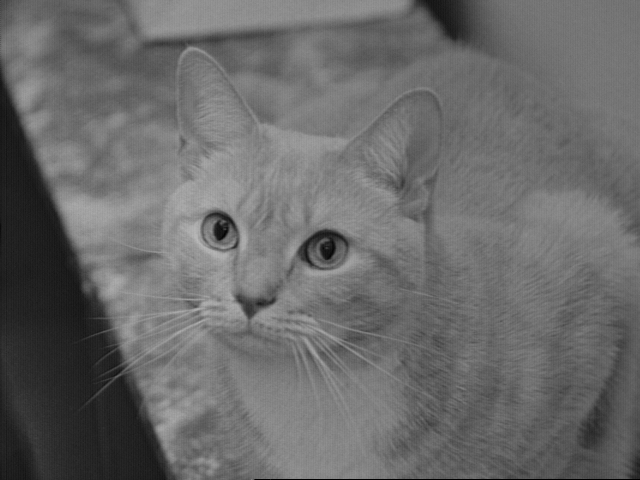
//> input picture Homework6/Cpp_code/images/cat.png, 640 x 480 px
$ ./Gaussian_filter_and_inverse_filter ../images/cat.png   (built with g++ and OpenCV 4)
//> lines starting //> are read from the running program, lines starting //| are printed output that depends on the picture
/** @file       Gaussian_filter_and_inverse_filter.cpp
 *  @author     Jack Zhang
 *  @version    1.0
 *  @date       05/18/2021
 *  @brief      Applay Gaussian filter and do the inverse filtering
 *  @details    Apply a 31x31 Gaussian filter to the input image, then use the inverse filtering method
 *  			to restore the image
 *  @note
 */
#include <iostream>
#include <opencv2/core.hpp>
#include <opencv2/highgui.hpp>
#include <opencv2/imgproc.hpp>

inline cv::Vec2f complexDivision(const cv::Vec2f &num1, const cv::Vec2f &num2);
cv::Mat getGaussianKernel(int rows, int cols, double sigma);
cv::Mat discreteFourierTrans(const cv::Mat &mat);
cv::Mat getDFTMagnitudeCentered(const cv::Mat &dftMat);
cv::Mat complexImagesDivision(const cv::Mat &image1, const cv::Mat &image2);

int main(int argc, char **argv)
{
	cv::String keys = "{@input | ../images/triangle.png | input image path}";
	cv::CommandLineParser parser(argc, argv, keys);
	cv::Mat imageSrc = cv::imread(parser.get<cv::String>("@input"), cv::IMREAD_GRAYSCALE);
//> imageSrc is the input picture: 480 rows x 640 cols, CV_8UC1; min 0, max 186, mean 105.8
	if (imageSrc.empty())
	{
		std::cerr << "Error: cannot load image " << parser.get<cv::String>("@input");
		exit(EXIT_FAILURE);
	}

	cv::Mat gaussianKernel = getGaussianKernel(31, 31, 7);
	// std::cout << "Gaussian kernel: \n" << gaussianKernel << std::endl;

	cv::Mat imageDegraded;
	cv::filter2D(imageSrc, imageDegraded, imageSrc.depth(), gaussianKernel, cv::Point(-1, -1), 0, cv::BORDER_REPLICATE);
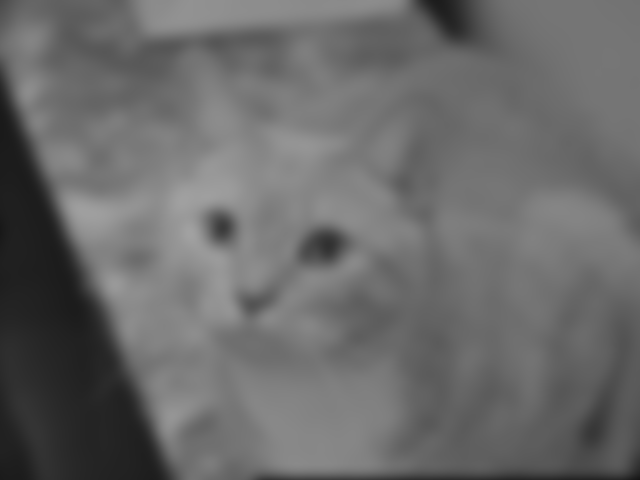
//> imageDegraded: 480 rows x 640 cols, CV_8UC1; min 21, max 161, mean 105.5
	// cv::GaussianBlur(imageSrc, imageDegraded, cv::Size(31, 31), 7, 7, cv::BORDER_REPLICATE);

	cv::Mat ftDegraded = discreteFourierTrans(imageDegraded);
//> in discreteFourierTrans, `cv::Mat planes[2] = {cv::Mat_<float>(padded), cv::Mat::zeros(padded.si..`: planes[1]: 480 rows x 640 cols, CV_32FC1; every value is 0
	cv::Mat ftGaussian = discreteFourierTrans(gaussianKernel);
//> in discreteFourierTrans (call 2), `cv::copyMakeBorder(mat, padded, 0, m - mat.rows, 0, n - mat.cols, cv::..`:
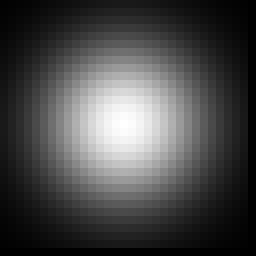
//> padded: 32 rows x 32 cols, CV_32FC1 (shown 8 times larger); min 0, max 0.00343, mean 0.000977; drawn with min black and max white
//> in discreteFourierTrans (call 2), `cv::Mat planes[2] = {cv::Mat_<float>(padded), cv::Mat::zeros(padded.si..`: planes[1]: 32 rows x 32 cols, CV_32FC1; every value is 0
	// TODO: align the size of two matrices

	//	cv::Mat ftImage = complexImagesDivision(ftDegraded, ftGaussian);
	//
	//	cv::Mat imageRestored;
	//	cv::dft(ftImage, imageRestored, cv::DFT_INVERSE, cv::DFT_REAL_OUTPUT);
	//
	cv::Mat planes[2];
	cv::split(ftDegraded, planes);
//> planes[1]: 480 rows x 640 cols, CV_32FC1
	cv::magnitude(planes[0], planes[1], planes[0]);
	cv::Mat mag = planes[0];
	mag += cv::Scalar::all(1);
	cv::log(mag, mag);
	cv::normalize(mag, mag, 0, 1, CV_MINMAX);
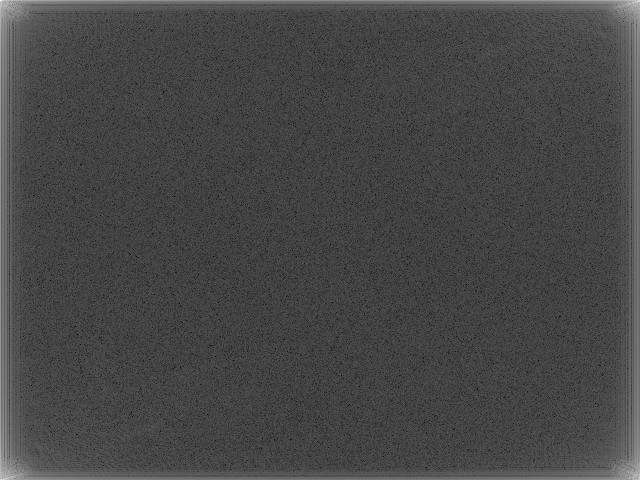
//> mag: 480 rows x 640 cols, CV_32FC1; min 0, max 1, mean 0.279
	cv::imshow("magnitude", mag);
	// cv::imshow("degraded image", imageDegraded);
	cv::waitKey(0);

	return 0;
}

/**
 * complex number division
 * @param num1 cv::Vec2f: input complex number 1, 1st element real part, 2nd element imaginary part
 * @param num2 cv::Vec2f: input complex number 1, 1st element real part, 2nd element imaginary part
 * @return	cv::Vec2f: input complex number 1, 1st element real part, 2nd element imaginary part
 */
inline cv::Vec2f complexDivision(const cv::Vec2f &num1, const cv::Vec2f &num2)
{
	float a = num1(0), b = num1(1), c = num2(0), d = num2(1);
	float realPart = (a * c + b * d) / (c * c + d * d);
	float imgPart = (b * c - a * d) / (c * c + d * d);
	return cv::Vec2f(realPart, imgPart);
}

/**
 * Generate Gaussian kernel
 * @details		kernel(x, y) = A * exp(-(x^2 + y^2) / (2*sigma^2))
 * @param rows	int: number of rows
 * @param cols	int: number of columns
 * @return		cv::Mat: Gaussian kernel
 */
cv::Mat getGaussianKernel(int rows, int cols, double sigma)
{
	CV_Assert(rows % 2 && cols % 2); // kernel size should be odd number
	int halfRow = rows / 2, halfCol = cols / 2;
	cv::Mat kernel(rows, cols, CV_32FC1, cv::Scalar::all(0));
	for (int i = -halfRow; i <= halfRow; ++i)
	{
		auto *pPixel = kernel.ptr<float>(i + halfRow); // +halfRow 从中心开始计算
		for (int j = -halfCol; j <= halfCol; ++j)
		{
			*(pPixel + j + halfCol) = cv::exp(-static_cast<float>(0.5 * (i * i + j * j) / sigma / sigma));
		}
	}

	double sum = cv::sum(kernel)(0);
	kernel /= sum; // normalize the kernel to make it sum as 1

	return kernel;
}

/**
 * Do the discrete Fourier transform
 * @param mat 		const cv::Mat &: input matrix
 * @param isPadding bool: choose to pad or not, true by default
 * @return 			cv::Mat: output matrix, complex
 */
cv::Mat discreteFourierTrans(const cv::Mat &mat)
{
	cv::Mat padded; // expand input matrix to optimal size
	int m = cv::getOptimalDFTSize(mat.rows), n = cv::getOptimalDFTSize(mat.cols);
	cv::copyMakeBorder(mat, padded, 0, m - mat.rows, 0, n - mat.cols, cv::BORDER_CONSTANT, cv::Scalar::all(0));
	cv::Mat planes[2] = {cv::Mat_<float>(padded), cv::Mat::zeros(padded.size(), CV_32FC1)}; // imaginary part is all 0
	cv::Mat complex;
	cv::merge(planes, 2, complex); // merge to a 2 channel complex mat, channel 0 real part, channel 1 img part
	cv::dft(complex, complex, cv::DFT_COMPLEX_OUTPUT);
	return complex;
}

/**
 * Get the magnitude of the Fourier Transform signal, image center as origin
 * @param dftMat const cv::Mat &: input matrix, 2 channel, first channel real part, second channel imaginary part
 * @return cv::Mat: magnitude, image center as origin
 */
cv::Mat getDFTMagnitudeCentered(const cv::Mat &dftMat)
{

}

/**
 * Divide two complex OpenCV images
 * @param image1 const cv::Mat &: numerator, complex image, two channels, channel 1 real part, channel 2 imaginary part
 * @param image2 const cv::Mat &: denominator, complex image, two channels, channel 1 real part, channel 2 imaginary part
 * @return cv::Mat: output image, two channels, channel 1 real part, channel 2 imaginary part
 */
cv::Mat complexImagesDivision(const cv::Mat &image1, const cv::Mat &image2)
{
	CV_Assert(image1.size() == image2.size());

	cv::Mat imageOut(image1.size(), CV_32FC2);
	for (int row = 0; row < image1.rows; ++row)
	{
		// const cv::Vec2f *pPixel1 = image1.ptr<cv::Vec2f>(row);
		const auto *pPixel1 = image1.ptr<cv::Vec2f>(row);
		const auto *pPixel2 = image2.ptr<cv::Vec2f>(row);
		auto *pPixelOut = imageOut.ptr<cv::Vec2f>(row);
		for (int col = 0; col < image1.cols; ++col)
		{
			*(pPixelOut + col) = complexDivision(*(pPixel1 + col), *(pPixel2 + col));
		}
	}
	return imageOut;
}
